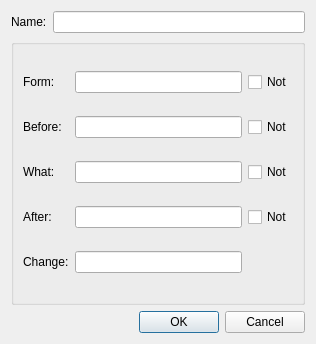
<?xml version="1.0" encoding="UTF-8"?>
<ui version="4.0">
 <class>AddRule</class>
 <widget class="QDialog" name="AddRule">
  <property name="geometry">
   <rect>
    <x>0</x>
    <y>0</y>
    <width>316</width>
    <height>344</height>
   </rect>
  </property>
  <property name="windowTitle">
   <string>Rule</string>
  </property>
  <layout class="QGridLayout" name="gridLayout">
   <item row="0" column="1">
    <widget class="QLineEdit" name="name"/>
   </item>
   <item row="0" column="0">
    <widget class="QLabel" name="nameLbl">
     <property name="text">
      <string>Name:</string>
     </property>
    </widget>
   </item>
   <item row="1" column="0" colspan="2">
    <widget class="QGroupBox" name="groupBox">
     <property name="title">
      <string/>
     </property>
     <layout class="QGridLayout" name="gridLayout_2">
      <item row="4" column="0">
       <widget class="QLabel" name="changeLbl">
        <property name="text">
         <string>Change:</string>
        </property>
       </widget>
      </item>
      <item row="3" column="0">
       <widget class="QLabel" name="afterLbl">
        <property name="text">
         <string>After:</string>
        </property>
       </widget>
      </item>
      <item row="0" column="2">
       <widget class="QCheckBox" name="notForm">
        <property name="text">
         <string>Not</string>
        </property>
       </widget>
      </item>
      <item row="2" column="0">
       <widget class="QLabel" name="whtLbl">
        <property name="text">
         <string>What:</string>
        </property>
       </widget>
      </item>
      <item row="1" column="0">
       <widget class="QLabel" name="beforeLbl">
        <property name="text">
         <string>Before:</string>
        </property>
       </widget>
      </item>
      <item row="0" column="0">
       <widget class="QLabel" name="formLbl">
        <property name="text">
         <string>Form:</string>
        </property>
       </widget>
      </item>
      <item row="0" column="1">
       <widget class="QLineEdit" name="form">
        <property name="focusPolicy">
         <enum>Qt::StrongFocus</enum>
        </property>
       </widget>
      </item>
      <item row="1" column="1">
       <widget class="QLineEdit" name="before"/>
      </item>
      <item row="2" column="1">
       <widget class="QLineEdit" name="what"/>
      </item>
      <item row="3" column="1">
       <widget class="QLineEdit" name="after"/>
      </item>
      <item row="4" column="1">
       <widget class="QLineEdit" name="change"/>
      </item>
      <item row="1" column="2">
       <widget class="QCheckBox" name="notBefore">
        <property name="text">
         <string>Not</string>
        </property>
       </widget>
      </item>
      <item row="2" column="2">
       <widget class="QCheckBox" name="notWhat">
        <property name="text">
         <string>Not</string>
        </property>
       </widget>
      </item>
      <item row="3" column="2">
       <widget class="QCheckBox" name="notAfter">
        <property name="text">
         <string>Not</string>
        </property>
       </widget>
      </item>
     </layout>
    </widget>
   </item>
   <item row="3" column="0" colspan="2">
    <widget class="QDialogButtonBox" name="buttonBox">
     <property name="orientation">
      <enum>Qt::Horizontal</enum>
     </property>
     <property name="standardButtons">
      <set>QDialogButtonBox::Cancel|QDialogButtonBox::Ok</set>
     </property>
    </widget>
   </item>
  </layout>
 </widget>
 <resources/>
 <connections>
  <connection>
   <sender>buttonBox</sender>
   <signal>accepted()</signal>
   <receiver>AddRule</receiver>
   <slot>accept()</slot>
   <hints>
    <hint type="sourcelabel">
     <x>248</x>
     <y>254</y>
    </hint>
    <hint type="destinationlabel">
     <x>157</x>
     <y>274</y>
    </hint>
   </hints>
  </connection>
  <connection>
   <sender>buttonBox</sender>
   <signal>rejected()</signal>
   <receiver>AddRule</receiver>
   <slot>reject()</slot>
   <hints>
    <hint type="sourcelabel">
     <x>316</x>
     <y>260</y>
    </hint>
    <hint type="destinationlabel">
     <x>286</x>
     <y>274</y>
    </hint>
   </hints>
  </connection>
 </connections>
</ui>
